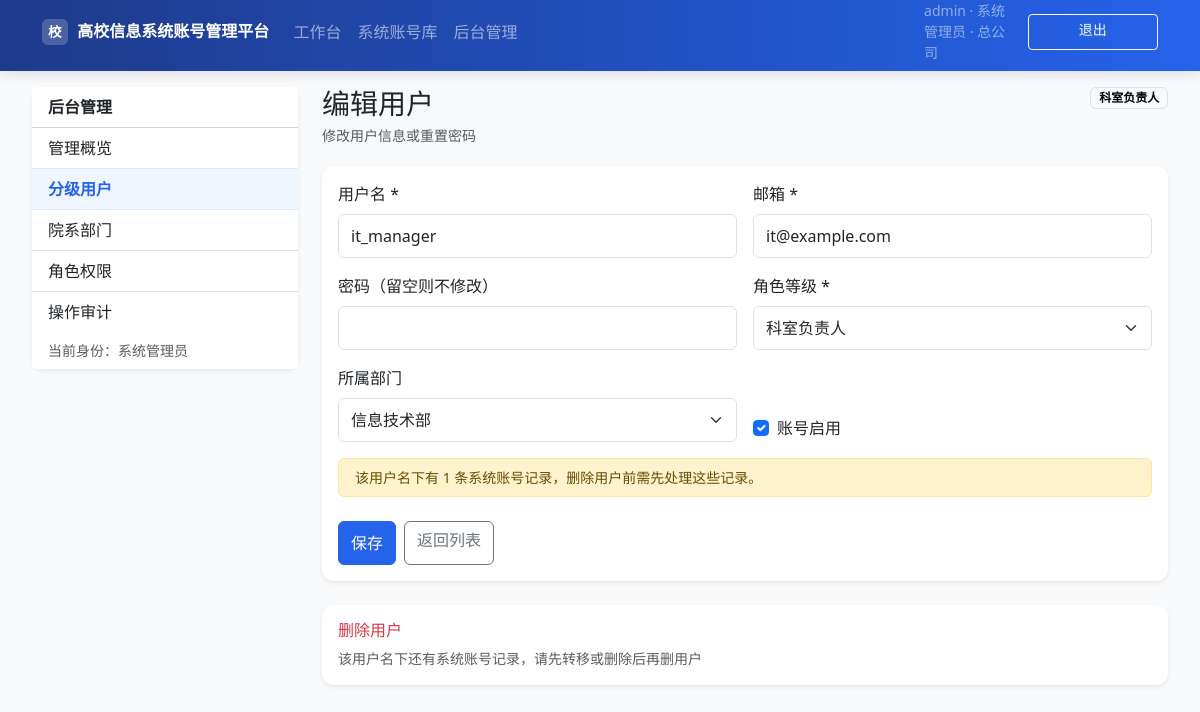
Page /admin/users/2/edit (signed in) on the committed database.
### app/models.py (models this page shows, shortened)
class User(UserMixin, db.Model):
    __tablename__ = "users"
    id = db.Column(db.Integer, primary_key=True)
    username = db.Column(db.String(80), unique=True, nullable=False, index=True)
    email = db.Column(db.String(120), unique=True, nullable=False)
    password_hash = db.Column(db.String(256), nullable=False)
    role_level = db.Column(db.Integer, default=ROLE_USER, nullable=False)
    org_id = db.Column(db.Integer, db.ForeignKey("organizations.id"), nullable=True)
    is_active = db.Column(db.Boolean, default=True)
    created_at = db.Column(db.DateTime, default=datetime.utcnow)
    owned_credentials = db.relationship(
        "Credential", backref="owner", lazy=True, foreign_keys="Credential.owner_id"
    )
    permissions = db.relationship("CredentialPermission", backref="user", lazy=True)
    @property
    def role_name(self) -> str:
        return ROLE_LABELS.get(self.role_level, "未知")
    def is_superadmin(self) -> bool:
        return self.role_level == ROLE_SUPERADMIN
    def can_manage_users(self) -> bool:
        return self.role_level <= ROLE_ORG_ADMIN
    def can_write_credentials(self) -> bool:
        return self.role_level <= ROLE_MANAGER

class Organization(db.Model):
    __tablename__ = "organizations"
    id = db.Column(db.Integer, primary_key=True)
    name = db.Column(db.String(120), nullable=False)
    parent_id = db.Column(db.Integer, db.ForeignKey("organizations.id"), nullable=True)
    created_at = db.Column(db.DateTime, default=datetime.utcnow)
    parent = db.relationship("Organization", remote_side=[id], backref="children")
    users = db.relationship("User", backref="organization", lazy=True)
    credentials = db.relationship("Credential", backref="organization", lazy=True)

### app/routes/admin.py (the view, shortened to what this page needs)
@bp.route("/users/<int:user_id>/edit", methods=["GET", "POST"])
@login_required
@role_required(ROLE_ORG_ADMIN)
def user_edit(user_id):
    user = User.query.get_or_404(user_id)
    if not can_manage_user(current_user, user):
        abort(403)
    orgs = manageable_orgs(current_user)
    can_delete, delete_reason = can_delete_user(current_user, user)
    return render_template(
        "admin/users/form.html",
        user=user,
        orgs=orgs,
        role_choices=assignable_roles(current_user),
        can_delete=can_delete,
        delete_reason=delete_reason,
        cred_count=user_owned_credential_count(user.id),
    )

### app/admin_service.py (called while the page is built, shortened)
def manageable_orgs(user: User) -> List[Organization]:
    if user.is_superadmin():
        return Organization.query.order_by(Organization.name).all()
    if user.org_id:
        org = Organization.query.get(user.org_id)
        ids = org.subtree_ids() if org else []
        return Organization.query.filter(Organization.id.in_(ids)).order_by(Organization.name).all()
    return []

def assignable_roles(user: User) -> List[Tuple[int, str]]:
    if user.is_superadmin():
        return ROLE_CHOICES
    return [(level, label) for level, label in ROLE_CHOICES if level >= user.role_level]

def can_manage_user(actor: User, target: User) -> bool:
    if actor.is_superadmin():
        return True

def can_delete_user(actor: User, target: User) -> Tuple[bool, str]:
    if target.id == actor.id:
        return False, "不能删除当前登录账号"
    if not can_manage_user(actor, target):
        return False, "无权删除该用户"
    if Credential.query.filter_by(owner_id=target.id).count():
        return False, "该用户名下还有系统账号记录，请先转移或删除后再删用户"
    if target.is_superadmin():
        active_admins = User.query.filter_by(role_level=ROLE_SUPERADMIN, is_active=True).count()
        if active_admins <= 1:
            return False, "不能删除唯一的系统管理员"
    return True, ""

def user_owned_credential_count(user_id: int) -> int:
    return Credential.query.filter_by(owner_id=user_id).count()

### app/permissions.py (called while the page is built)
def role_required(max_level: int):
    def decorator(view):
        @wraps(view)
        def wrapped(*args, **kwargs):
            if not current_user.is_authenticated:
                return redirect(url_for("auth.login"))
            if current_user.role_level > max_level:
                abort(403)
            return view(*args, **kwargs)
        return wrapped
    return decorator

### app/templates/admin/users/form.html (shortened to what this page needs)
{% extends "admin/layout.html" %}
{% block admin_content %}
<div class="page-header">
  <div>
    <h2 class="mb-1">{{ '编辑' if user else '新建' }}用户</h2>
    <p class="text-muted mb-0 small">{% if user %}修改用户信息或重置密码{% else %}添加新的分级用户账号{% endif %}</p>
  </div>
  {% if user %}
  <span class="badge text-bg-light border">{{ user.role_name }}</span>
  {% endif %}
</div>
<div class="card border-0 shadow-sm">
  <div class="card-body">
    <form method="post">
      <div class="row g-3">
        <div class="col-12 col-md-6">
          <label class="form-label">用户名 *</label>
          <input type="text" name="username" class="form-control" required {% if user %}readonly{% endif %} value="{{ user.username if user else '' }}">
        </div>
        <div class="col-12 col-md-6">
          <label class="form-label">邮箱 *</label>
          <input type="email" name="email" class="form-control" required value="{{ user.email if user else '' }}">
        </div>
        <div class="col-12 col-md-6">
          <label class="form-label">密码{% if user %}（留空则不修改）{% else %} *{% endif %}</label>
          <input type="password" name="password" class="form-control" {% if not user %}required{% endif %} autocomplete="new-password">
        </div>
        <div class="col-12 col-md-6">
          <label class="form-label">角色等级 *</label>
          <select name="role_level" class="form-select" required>
            {% for level, label in role_choices %}
            <option value="{{ level }}" {% if user and user.role_level == level %}selected{% endif %}>{{ label }}</option>
            {% endfor %}
          </select>
        </div>
        <div class="col-12 col-md-6">
          <label class="form-label">所属部门</label>
          <select name="org_id" class="form-select">
            {% for org in orgs %}
            <option value="{{ org.id }}" {% if user and user.org_id == org.id %}selected{% endif %}>{{ org.name }}</option>
            {% endfor %}
          </select>
        </div>
        {% if user %}
        <div class="col-12 col-md-6 d-flex align-items-end">
          <div class="form-check">
            <input class="form-check-input" type="checkbox" name="is_active" id="is_active" {% if user.is_active %}checked{% endif %}>
            <label class="form-check-label" for="is_active">账号启用</label>
          </div>
        </div>
        {% if cred_count %}
        <div class="col-12">
          <div class="alert alert-warning py-2 small mb-0">该用户名下有 {{ cred_count }} 条系统账号记录，删除用户前需先处理这些记录。</div>
        </div>
        {% endif %}
        {% endif %}
      </div>
      <div class="mt-4 d-flex flex-wrap gap-2">
        <button type="submit" class="btn btn-primary">保存</button>
        <a href="{{ url_for('admin.users') }}" class="btn btn-outline-secondary">返回列表</a>
      </div>
    </form>
  </div>
</div>
{% if user %}
<div class="card border-0 shadow-sm mt-4 border-danger-subtle">
  <div class="card-body">
    <h6 class="text-danger mb-2">删除用户</h6>
    {% if can_delete %}
    <p class="text-muted small mb-3">删除后不可恢复，该用户的授权记录将一并清除。</p>
    <form method="post" action="{{ url_for('admin.user_delete', user_id=user.id) }}" onsubmit="return confirm('确认删除用户「{{ user.username }}」？此操作不可撤销。')">
      <button type="submit" class="btn btn-outline-danger">删除此用户</button>
    </form>
    {% else %}
    <p class="text-muted small mb-0">{{ delete_reason }}</p>
    {% endif %}
  </div>
</div>
{% endif %}
{% endblock %}

### app/templates/admin/layout.html (shortened to what this page needs)
{% extends "base.html" %}
{% block content %}
<div class="admin-shell row g-3 g-lg-4">
  <aside class="col-lg-3 admin-sidebar-desktop">
    <div class="card border-0 shadow-sm admin-sidebar sticky-top">
      <div class="card-header bg-white fw-bold">后台管理</div>
      <div class="list-group list-group-flush">
        <a href="{{ url_for('admin.index') }}" class="list-group-item list-group-item-action {% if request.endpoint == 'admin.index' %}active{% endif %}">管理概览</a>
        <a href="{{ url_for('admin.users') }}" class="list-group-item list-group-item-action {% if request.endpoint and request.endpoint.startswith('admin.user') %}active{% endif %}">分级用户</a>
        <a href="{{ url_for('admin.departments') }}" class="list-group-item list-group-item-action {% if request.endpoint and request.endpoint.startswith('admin.department') %}active{% endif %}">院系部门</a>
        <a href="{{ url_for('admin.roles') }}" class="list-group-item list-group-item-action {% if request.endpoint == 'admin.roles' %}active{% endif %}">角色权限</a>
        <a href="{{ url_for('admin.audit_logs') }}" class="list-group-item list-group-item-action {% if request.endpoint == 'admin.audit_logs' %}active{% endif %}">操作审计</a>
      </div>
      <div class="card-footer bg-white small text-muted">
        当前身份：{{ current_user.role_name }}
      </div>
    </div>
  </aside>
  <section class="col-lg-9">
    {% block admin_content %}{% endblock %}
  </section>
</div>
{% endblock %}

### app/templates/base.html (shortened to what this page needs)
<!DOCTYPE html>
<html lang="zh-CN">
<head>
  <link href="https://cdn.jsdelivr.net/npm/bootstrap@5.3.3/dist/css/bootstrap.min.css" rel="stylesheet">
  <link href="{{ url_for('static', filename='css/app.css') }}" rel="stylesheet">
</head>
<body class="bg-light {% if current_user.is_authenticated %}has-mobile-nav{% endif %}">
<nav class="navbar navbar-expand-lg navbar-dark uni-nav">
  <div class="container-fluid container-lg">
    <a class="navbar-brand fw-bold site-brand" href="{{ url_for('main.index') }}">
      <span class="brand-badge">校</span>
      <span class="brand-full d-none d-md-inline">{{ SITE_NAME }}</span>
    </a>
    {% if current_user.is_authenticated %}
    <div class="collapse navbar-collapse" id="nav">
      <ul class="navbar-nav me-auto d-none d-lg-flex">
        <li class="nav-item"><a class="nav-link" href="{{ url_for('main.dashboard') }}">工作台</a></li>
        <li class="nav-item"><a class="nav-link" href="{{ url_for('credentials.list_credentials') }}">系统账号库</a></li>
        {% if current_user.can_manage_users() %}
        <li class="nav-item"><a class="nav-link" href="{{ url_for('admin.index') }}">后台管理</a></li>
        {% endif %}
      </ul>
      <div class="navbar-user-panel py-2 py-lg-0">
        <div class="user-meta text-white-50 small mb-2 mb-lg-0">
          {{ current_user.username }} · {{ current_user.role_name }}
          {% if current_user.organization %}<br class="d-lg-none"><span class="d-lg-none">{{ current_user.organization.name }}</span>{% endif %}
          <span class="d-none d-lg-inline">{% if current_user.organization %} · {{ current_user.organization.name }}{% endif %}</span>
        </div>
        <a class="btn btn-outline-light btn-sm w-100 w-lg-auto" href="{{ url_for('auth.logout') }}">退出</a>
      </div>
    </div>
    {% else %}
    <a class="btn btn-outline-light btn-sm ms-auto" href="{{ url_for('auth.login') }}">登录</a>
    {% endif %}
  </div>
</nav>
<main class="container-fluid container-lg main-content px-3 px-lg-4 pb-4">
  {% block content %}{% endblock %}
</main>
</body>
</html>

### app/static/css/app.css (style rules this page uses)
:root { --uni-primary: #2563eb; --uni-primary-dark: #1e3a8a; --uni-nav-height: 3.5rem; --uni-bottom-nav-height: 3.75rem; --safe-bottom: env(safe-area-inset-bottom, 0px); }
html { -webkit-text-size-adjust: 100%; scroll-behavior: smooth; }
body { min-height: 100vh; min-height: 100dvh; font-size: 16px; line-height: 1.5; padding-bottom: calc(var(--safe-bottom) + 1rem); }
body.has-mobile-nav { padding-bottom: calc(var(--uni-bottom-nav-height) + var(--safe-bottom) + 0.5rem); }
.main-content { padding-top: 1rem; max-width: 1200px; }
.uni-nav { background: linear-gradient(90deg, var(--uni-primary-dark) 0%, var(--uni-primary) 100%); padding-top: env(safe-area-inset-top, 0px); box-shadow: 0 2px 12px rgba(30, 58, 138, 0.15); }
.site-brand { font-size: 1rem; max-width: calc(100vw - 5rem); overflow: hidden; text-overflow: ellipsis; white-space: nowrap; }
.brand-badge { display: inline-flex; align-items: center; justify-content: center; width: 1.6rem; height: 1.6rem; margin-right: 0.35rem; border-radius: 0.35rem; background: rgba(255, 255, 255, 0.2); font-size: 0.85rem; flex-shrink: 0; }
.navbar-user-panel { border-top: 1px solid rgba(255, 255, 255, 0.15); margin-top: 0.5rem; padding-top: 0.75rem; }
@media (min-width: 992px) { .navbar-user-panel { display: flex; align-items: center; gap: 0.75rem; border-top: none; margin-top: 0; padding-top: 0; } }
.page-header { display: flex; flex-wrap: wrap; align-items: flex-start; justify-content: space-between; gap: 0.75rem; margin-bottom: 1.25rem; }
.page-header h1, .page-header h2 { font-size: clamp(1.25rem, 4vw, 1.75rem); margin-bottom: 0.25rem; }
.form-control, .form-select, .btn { min-height: 44px; }
.btn-sm { min-height: 36px; }
.form-control, .form-select { font-size: 16px; }
.admin-shell { margin-left: -0.25rem; margin-right: -0.25rem; }
.admin-sidebar { top: 1rem; }
.admin-sidebar .list-group-item.active { background-color: #eff6ff; border-color: #dbeafe; color: var(--uni-primary); font-weight: 600; }
.btn-primary { background-color: var(--uni-primary); border-color: var(--uni-primary); }
.card { border-radius: 0.75rem; }

### rows in the picture
User: username "admin", role_name "系统管理员"
Organization: organization.name "总公司"
User: role_name "科室负责人", username "it_manager", email "it@example.com", role_level "科室负责人", org_id "信息技术部", is_active "☑"

### other values in the picture
{{ SITE_NAME }} "高校信息系统账号管理平台"
{{ '编辑' if user else '新建' }} "编辑"
{{ cred_count }} "1"
{{ delete_reason }} "该用户名下还有系统账号记录，请先转移或删除后再删用户"
